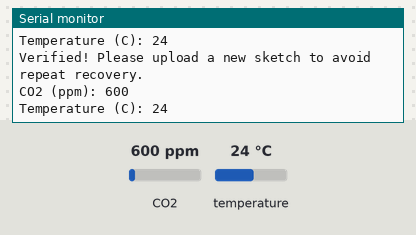
This sketch was run on a simulated ESP32. Shown: the last lines printed to the serial monitor. Inputs (shaded band) come from the test bench; at power-on: CO2 600 ppm, temperature 24 °C.

Above: at 4.8 s.
4.9 s: CO2 set to 1974 ppm
At 6.8 s:
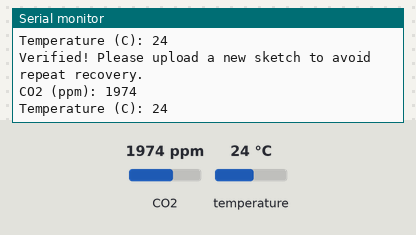
7.9 s: CO2 set to 2047 ppm
At 8.7 s:
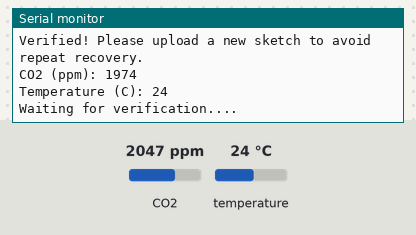

The sketch:

Recovery_CO2.ino
```cpp
/*  Only use this as a final resort!

   The example sets span without a reference and hence can reduce accuracy.
   Additionally, it uses a rest command not fully tested.

   This sequence goes through a reset sequence and will attempt
   to reset the device if there is an issue. This is repeated until a rational
   result is given. */

#define FORCE_SPAN 0                                       // < --- set to 1 as an absolute final resort

#include <Arduino.h>
#include "MHZ19.h"

#define RX_PIN 26
#define TX_PIN 27
#define BAUDRATE 9600                                      // Native to the sensor (do not change)

MHZ19 myMHZ19;
#if defined(ESP32)
HardwareSerial mySerial(1);                                // On ESP32 we do not require the SoftwareSerial library, since we have 2 USARTS available
#else
#include <SoftwareSerial.h>                                //  Remove if using HardwareSerial or non-uno compatible device
SoftwareSerial mySerial(RX_PIN, TX_PIN);                   // (Uno example) create device to MH-Z19 serial
#endif

unsigned long getDataTimer = 0;

void setRange(int range);                                  // Declarations for non-IDE platform
void printErrorCode();

void setup()
{
  Serial.begin(9600);

  Serial.begin(BAUDRATE);                                  // Uno example: Begin Stream with MHZ19 baudrate
  mySerial.begin(BAUDRATE, SERIAL_8N1, RX_PIN, TX_PIN);
  myMHZ19.begin(mySerial);                                 // *Important, Pass your Stream reference

  setRange(2000);                                          // Set Range 2000

  if (myMHZ19.errorCode == RESULT_OK)
    myMHZ19.calibrate();                                // Calibrate
  else
    printErrorCode();

#if FORCE_SPAN
  if (myMHZ19.errorCode == RESULT_OK)
    myMHZ19.zeroSpan(2000);                               // Set Span 2000
  else
    printErrorCode();
#endif

  if (myMHZ19.errorCode == RESULT_OK)
    myMHZ19.autoCalibration(false);                       // Turn auto calibration OFF
  else
    printErrorCode();
}

void loop()
{
  static byte timeout = 0;

  if (millis() - getDataTimer >= 2000)
  {
    int CO2;                                        // Buffer for CO2
    CO2 = myMHZ19.getCO2();                         // Request CO2 (as ppm)

    if (CO2 < 390 || CO2 > 2000)
    {
      Serial.println("Waiting for verification....");

      timeout++;

      if (timeout > 20)
      {
        Serial.println("Failed to verify.");
        Serial.println("Requesting MHZ19 reset sequence");

        myMHZ19.recoveryReset();                                            // Recovery Reset

        Serial.println("Restarting MHZ19.");
        Serial.println("Waiting for boot duration to elapse.....");

        delay(30000);

        Serial.println("Waiting for boot verification...");

        for (byte i = 0; i < 3; i++)
        {
          myMHZ19.verify();                                              // verification check

          if (myMHZ19.errorCode == RESULT_OK)
            break;
        }

        if (myMHZ19.errorCode == RESULT_OK)
          Serial.println("Verified boot completion, please restart your device.");

        else
          Serial.println("Failed to verify boot completion, check UART connection or increase delay.");

        while (1 == 1);
      }
    }

    else
    {
      Serial.println("Verified! Please upload a new sketch to avoid repeat recovery.");

      timeout = 0;                                // Rest Timeout Counter

      Serial.print("CO2 (ppm): ");
      Serial.println(CO2);

      int8_t Temp;                                 // Buffer for temperature
      Temp = myMHZ19.getTemperature();

      Serial.print("Temperature (C): ");
      Serial.println(Temp);
    }
    getDataTimer = millis();
  }
}

void setRange(int range)
{
  Serial.println("Setting range..");

  myMHZ19.setRange(range);                                               // request new range write

  if ((myMHZ19.errorCode == RESULT_OK) && (myMHZ19.getRange() == range)) //RESULT_OK is an alias from the library,
    Serial.println("Range successfully applied.");

  else
  {
    printErrorCode();
  }
}

void printErrorCode()
{
  Serial.println("Communication error. Error Code: ");  // *Print error code using the library variable
  Serial.println(myMHZ19.errorCode);                    //  holds the last received code
}
```

Measured:
- the behaviour switches between 2000 and 2001 ppm on CO2 (found by bisection; images 1 and 2)
- after the input at 4.9 s, the serial monitor: prints a new line after 1.2 s (image 1)
- after the input at 7.9 s, the serial monitor: prints a new line after 0.30 s (image 2)
